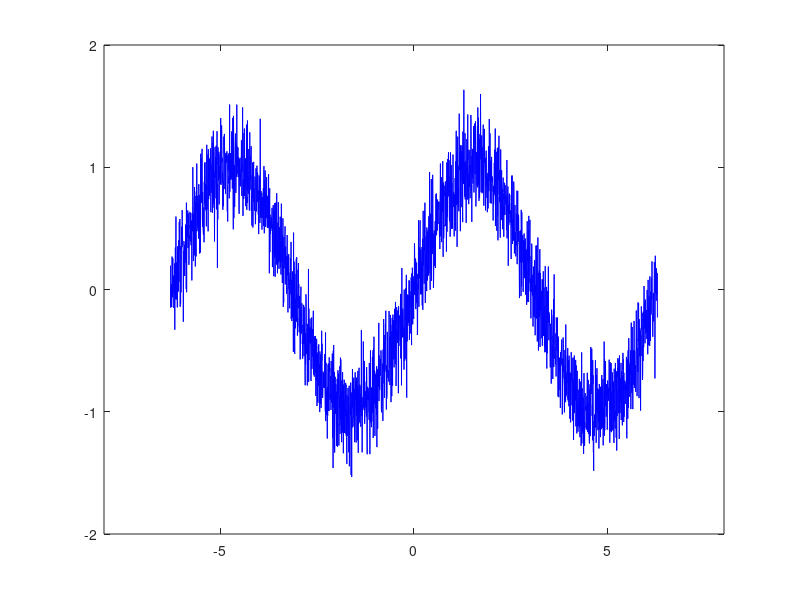

This figure's MATLAB source:
x = -2*pi:0.005:2*pi;    %x co-ordinates
y = sin(x);              %y co-ordinates
a = randn(1, 2514);      %creates array of random numbers for each x val
a = a*0.2;               %multiplies each element by scale factor 0.2

z = y + a;               %adding random noise to sin(x)
plot(x, z, 'blue');      %plots the graph
axis ([-8 8 -2 2]);